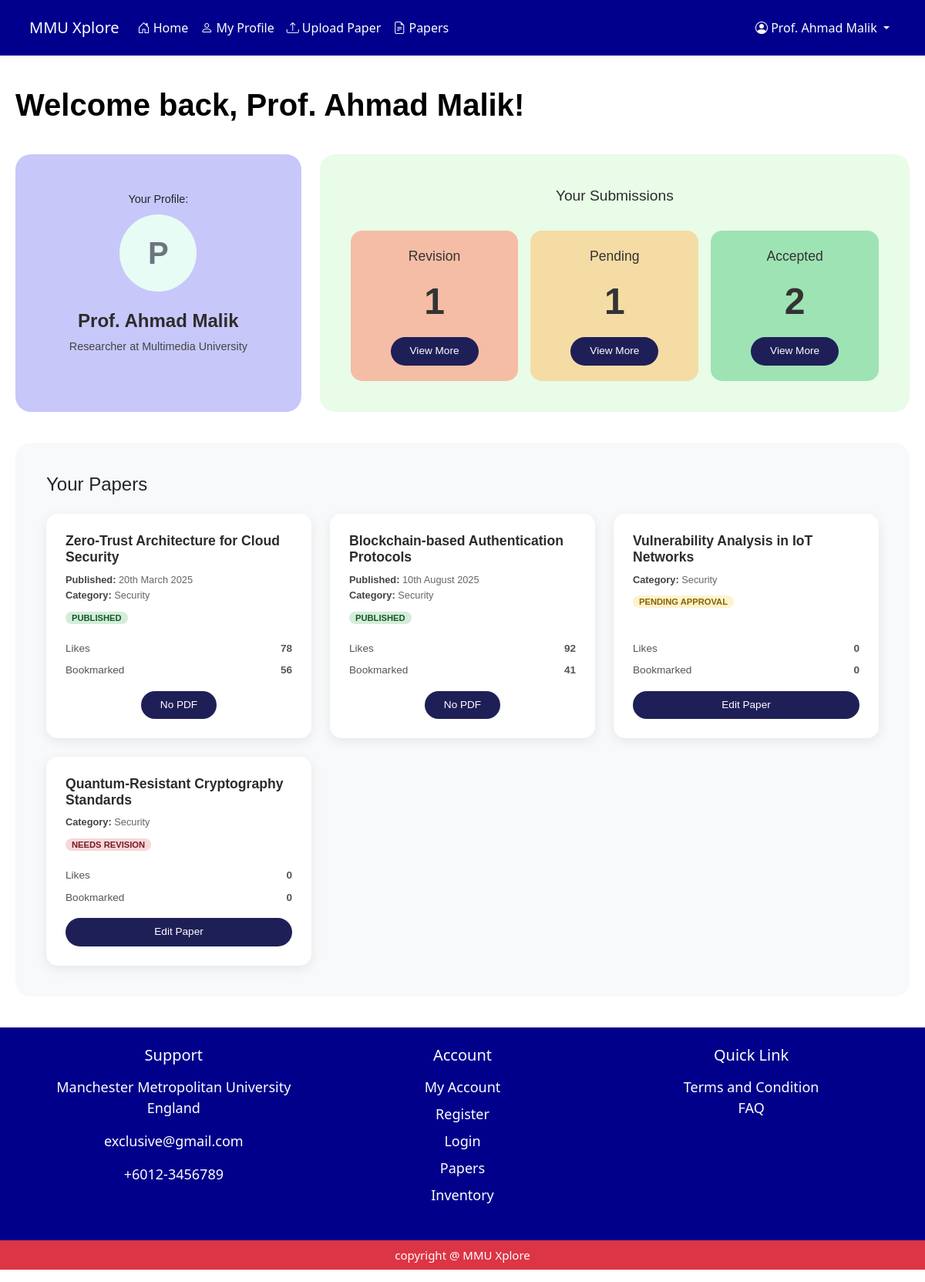
The app's page /researcher/researcher_home/3/ with its own data.
### myapp/models.py (models this page shows, shortened)
class Researcher(models.Model):
     researcher_id = models.AutoField(primary_key=True)
     user_id = models.ForeignKey(User, on_delete=models.CASCADE)
     bio_description = models.TextField(blank=True)
     OCRID = models.CharField(max_length=50, blank=True)
     google_scholar_id = models.CharField(max_length=50, blank=True)
     publications = models.TextField(blank=True)

class User(models.Model):
     user_id = models.AutoField(primary_key=True)
     fullname = models.CharField(max_length=150 , default='unknown' , blank=True)
     university_id = models.CharField(max_length=50, unique=True , default='0000')
     email = models.EmailField(unique=True , default='unknown@example.com')
     password = models.CharField(max_length=250 , default='password')
     role = models.CharField(max_length=50, default='student')
     avatar = models.FileField(upload_to='profile/', blank=True, null=True)
     date_joined = models.DateTimeField(auto_now_add=True )

class ResearchPaper(models.Model):
    PAPER_STATUS_CHOICES = [
        ('pending', 'Pending'),
        ('approved', 'Approved'),
        ('rejected', 'Rejected'),
    ]
    paper_id = models.AutoField(primary_key=True)
    researcher_id = models.ForeignKey(Researcher, on_delete=models.CASCADE)
    prog_coor_id = models.ForeignKey(ProgrammeCoordinator, on_delete=models.SET_NULL, null=True, blank=True)
    paper_title = models.CharField(max_length=250)
    paper_category = models.CharField(max_length=100)
    paper_desc = models.TextField()
    paper_doi = models.CharField(max_length=100, blank=True, verbose_name="DOI")
    paper_pdf = models.FileField(upload_to='research_papers/')
    paper_status = models.CharField(max_length=20, choices=PAPER_STATUS_CHOICES, default='Pending')
    paper_coauthor = models.ManyToManyField(User, related_name='coauthored_papers', blank=True)
    total_bookmarked = models.IntegerField(default=0)
    total_likes = models.IntegerField(default=0)
    published_date = models.DateField(null=True, blank=True)
    last_updated = models.DateTimeField(auto_now=True)

### myapp/views.py (the view, shortened to what this page needs)
# urls.py: path('researcher/researcher_home/<int:researcher_id>/', views.researcher_home, name='researcher_home'),
def researcher_home(request, researcher_id):
    researcher = Researcher.objects.get(researcher_id=researcher_id)
    all_papers = ResearchPaper.objects.filter(researcher_id=researcher)
    pending_count = all_papers.filter(paper_status='pending').count()
    revision_count = all_papers.filter(paper_status='rejected').count()
    approved_count = all_papers.filter(paper_status='approved').count()
    pending_papers = all_papers.filter(paper_status='pending')
    papers = all_papers  # All papers for the "Your Papers" section
    context = {
        'researcher': researcher,
        'pending_count': pending_count,
        'revision_count': revision_count,
        'approved_count': approved_count,
        'pending_papers': pending_papers,
        'papers': papers
    }
    return render(request, 'researcher/researcher_home.html', context)

### myapp/templates/researcher/researcher_home.html (shortened to what this page needs)
{% extends "researcher/base.html" %}
{% block content %}
<div class="dashboard-container">
    <h1>Welcome back, {{ researcher.user_id.fullname|default:"Researcher" }}!</h1>
    <div class="row g-4">
        <div class="col-md-4">
            <div class="card-profile">
                <div class="profile-header">
                    <p class="mb-2 text-start w-100" style="font-size: 0.9rem;">Your Profile:</p>
                </div>
                <div class="profile-initials">
                    {{ researcher.user_id.fullname|slice:":1"|upper }}
                </div>
                <div class="profile-name">{{ researcher.user_id.fullname }}</div>
                <div class="profile-role">Researcher at Multimedia University</div>
            </div>
        </div>
        <div class="col-md-8">
            <div class="card-submissions">
                <div class="section-title">Your Submissions</div>
                <div class="row g-3">
                    <div class="col-md-4">
                        <div class="status-card status-revision">
                            <div class="status-label">Revision</div>
                            <div class="status-count">{{ revision_count }}</div>
                            <div><button class="btn-dark-blue btn-sm" data-bs-toggle="modal"
                                    data-bs-target="#revisionModal">View More</button></div>
                        </div>
                    </div>
                    <div class="col-md-4">
                        <div class="status-card status-pending">
                            <div class="status-label">Pending</div>
                            <div class="status-count">{{ pending_count }}</div>
                            <div><button class="btn-dark-blue btn-sm" data-bs-toggle="modal"
                                    data-bs-target="#pendingModal">View More</button></div>
                        </div>
                    </div>
                    <div class="col-md-4">
                        <div class="status-card status-accepted">
                            <div class="status-label">Accepted</div>
                            <div class="status-count">{{ approved_count }}</div>
                            <div><button class="btn-dark-blue btn-sm" data-bs-toggle="modal"
                                    data-bs-target="#acceptedModal">View More</button></div>
                        </div>
                    </div>
                </div>
            </div>
        </div>
    </div>
    <div class="engagements-section">
        <h4 class="mb-4">Your Papers</h4>
        <div class="row g-4">
            {% for paper in papers %}
            <div class="col-md-4">
                <div class="paper-card">
                    <div class="paper-header">
                        <div class="paper-info">
                            <h5>{{ paper.paper_title }}</h5>
                            <div class="paper-meta">
                                {% if paper.published_date %}
                                <strong>Published:</strong> {{ paper.published_date|date:"jS F Y" }}
                                <br>
                                {% endif %}
                                <strong>Category:</strong> {{ paper.paper_category|default:"Uncategorized" }}
                                <br>
                                <div class="mt-2">
                                    {% if paper.paper_status == 'pending' %}
                                    <span class="status-badge badge-pending">Pending Approval</span>
                                    {% elif paper.paper_status == 'rejected' %}
                                    <span class="status-badge badge-revision">Needs Revision</span>
                                    {% elif paper.paper_status == 'approved' %}
                                    <span class="status-badge badge-published">Published</span>
                                    {% endif %}
                                </div>
                            </div>
                        </div>
                    </div>
                    <div class="mt-auto">
                        <div class="stat-row">
                            <span>Likes</span>
                            <strong>{{ paper.total_likes }}</strong>
                        </div>
                        <div class="stat-row">
                            <span>Bookmarked</span>
                            <strong>{{ paper.total_bookmarked }}</strong>
                        </div>
                        <div class="text-center mt-3">
                            {% if paper.paper_status != 'approved' %}
                            <button type="button" class="btn-dark-blue w-100"
                                onclick="openEditModal('{{ paper.paper_id }}', '{{ paper.paper_title|escapejs }}', '{{ paper.paper_desc|escapejs }}', '{{ paper.paper_category|escapejs }}', '{{ paper.paper_doi|escapejs }}')">
                                Edit Paper
                            </button>
                            {% else %}
                            {% if paper.paper_pdf %}
                            <a href="{{ paper.paper_pdf.url }}" target="_blank" class="btn-dark-blue btn-sm">View
                                Paper</a>
                            {% else %}
                            <button class="btn-dark-blue btn-sm" disabled>No PDF</button>
                            {% endif %}
                            {% endif %}
                        </div>
                    </div>
                </div>
            </div>
        {% endfor %}
    </div>
</div>
</div>
</div>
{% endblock %}

### myapp/templates/components/researcher_navbar.html (shortened to what this page needs)
<nav class="navbar navbar-expand-lg" style="background-color: rgb(0, 0, 141);">
    <div class="container p-2">
        <a class="navbar-brand text-white" href="{% url 'researcher_home' researcher_id=researcher.researcher_id %}">MMU
            Xplore</a>
        <div class="collapse navbar-collapse" id="researcherNavbar">
            <ul class="navbar-nav me-auto mb-2 mb-lg-0">
                <li class="nav-item">
                    <a class="nav-link text-white"
                        href="{% url 'researcher_home' researcher_id=researcher.researcher_id %}">
                        <i class="bi bi-house-door"></i> Home
                    </a>
                </li>
                <li class="nav-item">
                    <a class="nav-link text-white"
                        href="{% url 'researcher_profile' researcher_id=researcher.researcher_id %}">
                        <i class="bi bi-person"></i> My Profile
                    </a>
                </li>
                <li class="nav-item">
                    <a class="nav-link text-white"
                        href="{% url 'researcher_upload_page' researcher_id=researcher.researcher_id %}">
                        <i class="bi bi-upload"></i> Upload Paper
                    </a>
                </li>
                <li class="nav-item">
                    <a class="nav-link text-white" href="{% url 'researchpaper' %}">
                        <i class="bi bi-file-earmark-text"></i> Papers
                    </a>
                </li>
            </ul>
            <ul class="navbar-nav">
                <li class="nav-item dropdown">
                    <a class="nav-link dropdown-toggle text-white" href="#" role="button" data-bs-toggle="dropdown">
                        <i class="bi bi-person-circle"></i> {{ researcher.user_id.fullname }}
                    </a>
                </li>
            </ul>
        </div>
    </div>
</nav>

### myapp/templates/researcher/researcher_home.html (style rules this page uses)
.dashboard-container { max-width: 1200px; margin: 0 auto; padding: 40px 20px; font-family: 'Poppins', sans-serif; }
h1 { font-weight: 600; margin-bottom: 40px; color: #000; }
.card-profile { background-color: #c8c7fa; border: none; border-radius: 20px; padding: 40px 20px; text-align: center; height: 100%; display: flex; flex-direction: column; align-items: center; justify-content: center; }
.profile-initials { width: 100px; height: 100px; background-color: #e6fcf5; color: #6c757d; border-radius: 50%; display: flex; align-items: center; justify-content: center; font-size: 2.5rem; font-weight: bold; margin-bottom: 20px; }
.profile-name { font-size: 1.5rem; font-weight: 700; margin-bottom: 5px; color: #2c2c2c; }
.profile-role { font-size: 0.9rem; color: #444; margin-bottom: 25px; }
.card-submissions { background-color: #e8fce8; border: none; border-radius: 20px; padding: 40px; height: 100%; }
.section-title { font-size: 1.2rem; font-weight: 500; margin-bottom: 30px; text-align: center; color: #2c2c2c; }
.status-card { border-radius: 15px; padding: 20px 10px; text-align: center; display: flex; flex-direction: column; justify-content: space-between; height: 100%; min-height: 180px; }
.status-revision { background-color: #f5bda5; }
.status-pending { background-color: #f5dca5; }
.status-accepted { background-color: #9ee3b4; }
.status-label { font-size: 1.1rem; font-weight: 500; color: #333; }
.status-count { font-size: 3rem; font-weight: 600; color: #333; margin: 10px 0; }
.btn-dark-blue { background-color: #1f1f58; color: #fff; border-radius: 25px; padding: 8px 25px; font-size: 0.85rem; border: none; transition: opacity 0.2s; text-decoration: none; display: inline-block; }
.engagements-section { background-color: #f8f9fa; border-radius: 20px; padding: 40px; margin-top: 40px; }
.paper-card { background: #fff; border-radius: 15px; padding: 25px; box-shadow: 0 4px 15px rgba(0, 0, 0, 0.08); height: 100%; display: flex; flex-direction: column; transition: transform 0.2s ease, box-shadow 0.2s ease; }
.paper-header { margin-bottom: 20px; }
.paper-info h5 { font-size: 1.1rem; font-weight: 700; margin-bottom: 8px; color: #2c2c2c; }
.paper-meta { font-size: 0.8rem; color: #666; line-height: 1.6; }
.paper-meta strong { color: #444; }
.stat-row { display: flex; justify-content: space-between; font-size: 0.85rem; margin-bottom: 8px; color: #555; }
.status-badge { font-size: 0.7rem; padding: 2px 8px; border-radius: 10px; text-transform: uppercase; font-weight: bold; }
.badge-pending { background-color: #fff3cd; color: #856404; }
.badge-revision { background-color: #f8d7da; color: #721c24; }
.badge-published { background-color: #d4edda; color: #155724; }

### records on screen
Researcher: user_id.fullname "Prof. Ahmad Malik", user_id.fullname "P"
ResearchPaper: paper_title "Zero-Trust Architecture for Cloud Security", published_date "20th March 2025", paper_category "Security", paper_status "PUBLISHED", total_likes "78", total_bookmarked "56"
ResearchPaper: paper_title "Blockchain-based Authentication Protocols", published_date "10th August 2025", paper_category "Security", paper_status "PUBLISHED", total_likes "92", total_bookmarked "41"
ResearchPaper: paper_title "Vulnerability Analysis in IoT Networks", paper_category "Security", paper_status "PENDING APPROVAL", total_likes "0", total_bookmarked "0"
ResearchPaper: paper_title "Quantum-Resistant Cryptography Standards", paper_category "Security", paper_status "NEEDS REVISION", total_likes "0", total_bookmarked "0"

### other values on screen
{{ revision_count }} "1"
{{ pending_count }} "1"
{{ approved_count }} "2"
